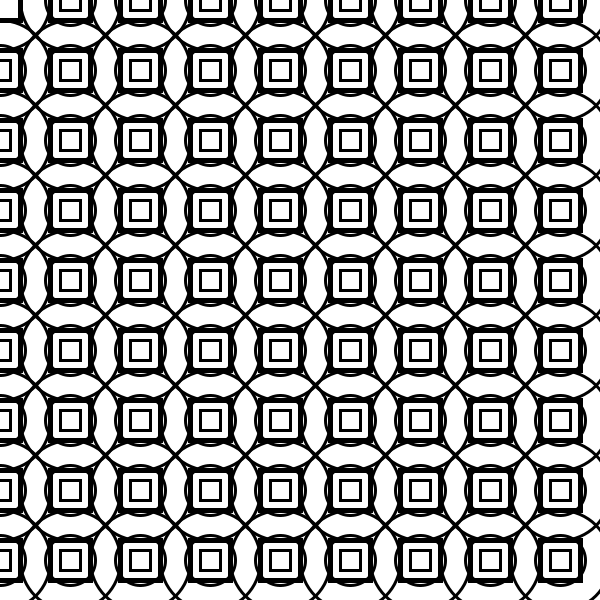
Frame 1 (no input)
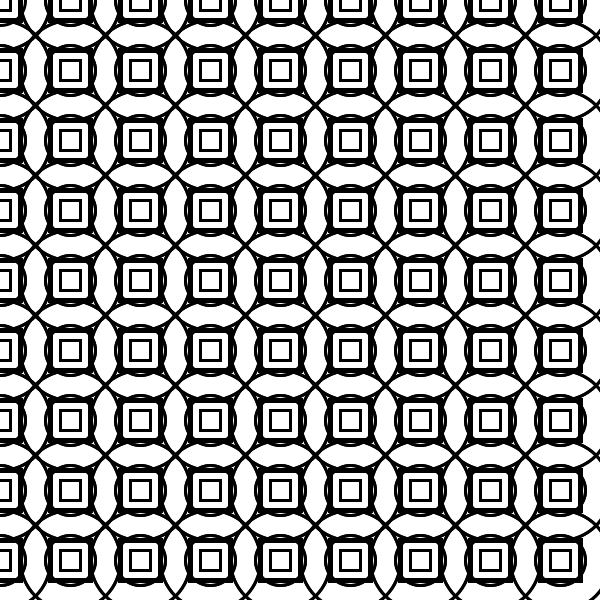
Frame 2 (the mouse pressed at the canvas centre, redrawn once)

The Processing sketch that drew these frames (run headless with seeded random() and noise(); the mouse was pressed at the canvas centre and the sketch redrawn once):

// Processing sketch: processing_143310
// ── processing_143310.pde

/*Konkuk University
 Department of Dynamic Media
 SOS iDesign
 Name:CHOI Joo Hee
 ID:201420114
 */


void setup() {
  size (600, 600);
  smooth();
  background(255);
  noLoop();
}

void draw() {

  for (int j=0; j<width; j+=70) {
    for (int c=0; c<height; c+=70) {
     strokeWeight(3); 
     ellipse(j,c,50,50);
     rectMode(CENTER);
     rect(j,c,20,20);
     ellipse(c,j,100,100);
     noFill();
     stroke(0);
     strokeWeight(5);
     rect(c,j,40,40);     

   
       
    }
}
}
